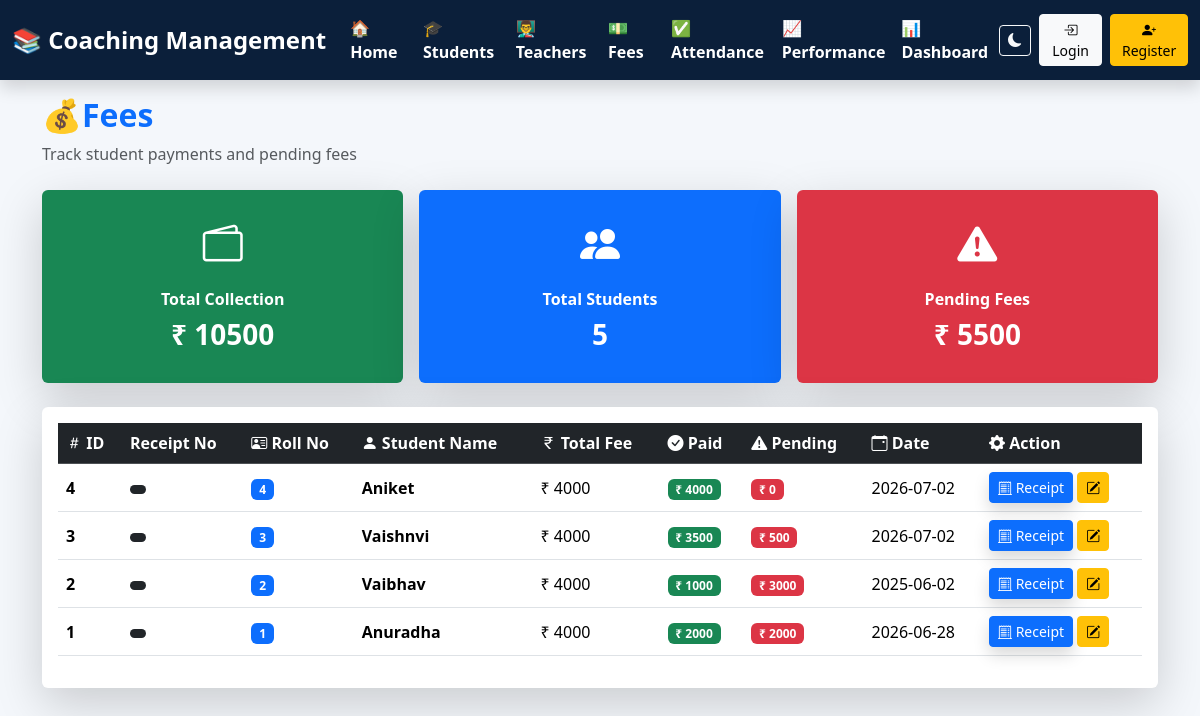
The page /fees on the database as committed earlier.
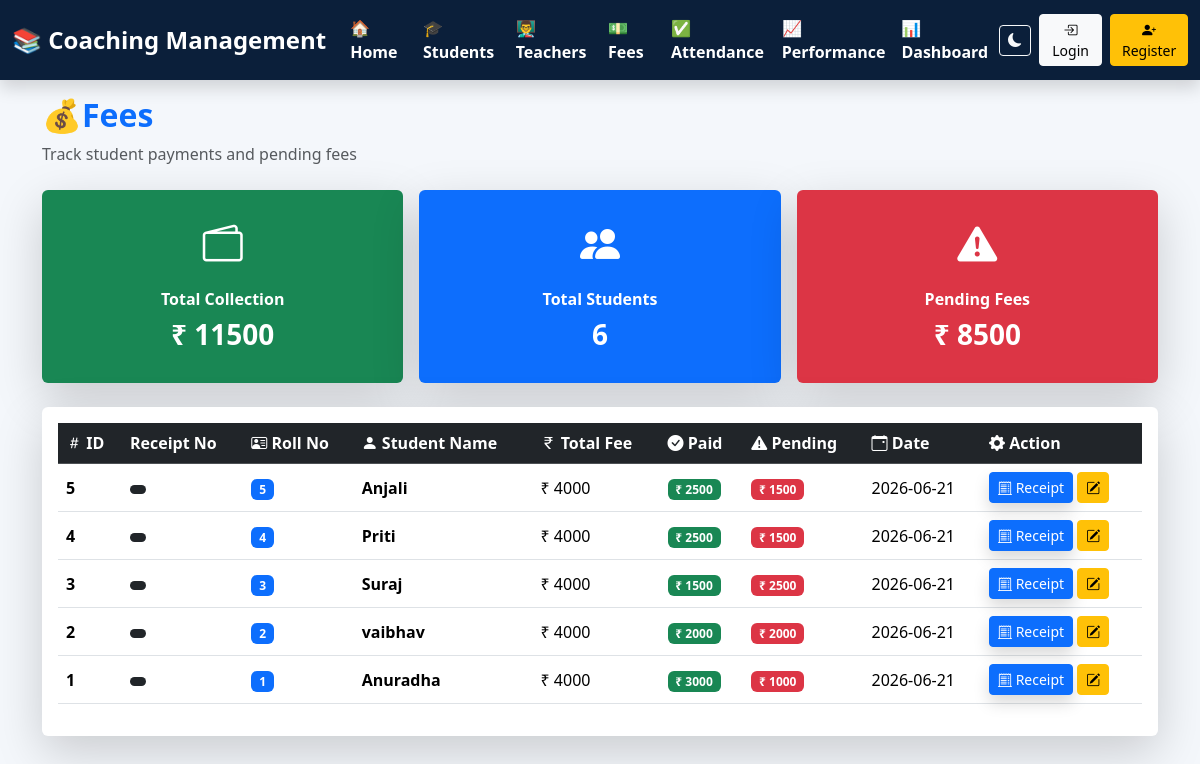
The same page on the database as committed later.
### tables this page shows
CREATE TABLE fees(

        id INTEGER PRIMARY KEY AUTOINCREMENT,
        receipt_no TEXT UNIQUE,
        student_id INTEGER NOT NULL,
        total_fee INTEGER NOT NULL,
        paid_fee INTEGER NOT NULL,
        date TEXT NOT NULL,

        FOREIGN KEY(student_id)
        REFERENCES students(id)
        ON DELETE CASCADE

    );

CREATE TABLE students(

        id INTEGER PRIMARY KEY AUTOINCREMENT,
        roll_no INTEGER UNIQUE,
        name TEXT,
        father_name TEXT,
        surname TEXT,
        mobile TEXT,
        course TEXT,
        batch TEXT,
        address TEXT,
        admission_date TEXT,
        status TEXT

    , photo TEXT DEFAULT 'default.png');

### app.py (the view)
@app.route("/fees")
def fees():
    conn = get_connection()
    fees = conn.execute("""
    SELECT
    fees.id,
    students.roll_no,
    students.name,
    fees.total_fee,
    fees.paid_fee,
    fees.date

    FROM fees
    INNER JOIN students
    ON fees.student_id = students.id
    ORDER BY fees.id DESC

    """).fetchall()
    total_collection = conn.execute("""
    SELECT IFNULL(SUM(paid_fee),0)
    FROM fees
    """).fetchone()[0]
    total_students = conn.execute("""
    SELECT COUNT(*)
    FROM students
    """).fetchone()[0]
    pending_fee = conn.execute("""
    SELECT IFNULL(SUM(total_fee-paid_fee),0)
    FROM fees
    """).fetchone()[0]
    conn.close()
    return render_template(
        "fees.html",
        fees=fees,
        total_collection=total_collection,
        total_students=total_students,
        pending_fee=pending_fee
    )

### db.py (called while the page is built)
def get_connection():
    conn = sqlite3.connect(DATABASE)
    conn.row_factory = sqlite3.Row
    conn.execute("PRAGMA foreign_keys = ON")
    return conn

### templates/fees.html (shortened to what this page needs)
{% extends "base.html" %}
{% block content %}
<div class="d-flex justify-content-between align-items-center mb-4 flex-wrap">
<div>
<h2 class="fw-bold text-primary">
💰Fees
</h2>
<p class="text-muted mb-0">
Track student payments and pending fees
</p>
</div>
</div>
<div class="row g-3 mb-4">
<div class="col-md-4">
<div class="card shadow-lg border-0 text-center p-4 bg-success text-white">
<i class="bi bi-wallet2 fs-1"></i>
<h6 class="mt-3 fw-bold">
Total Collection
</h6>
<h3 class="fw-bold">
₹ {{ total_collection }}
</h3>
</div>
</div>
<div class="col-md-4">
<div class="card shadow-lg border-0 text-center p-4 bg-primary text-white">
<i class="bi bi-people-fill fs-1"></i>
<h6 class="mt-3 fw-bold">
Total Students
</h6>
<h3 class="fw-bold">
{{ total_students }}
</h3>
</div>
</div>
<div class="col-md-4">
<div class="card shadow-lg border-0 text-center p-4 bg-danger text-white">
<i class="bi bi-exclamation-triangle-fill fs-1"></i>
<h6 class="mt-3 fw-bold">
Pending Fees
</h6>
<h3 class="fw-bold">
₹ {{ pending_fee }}
</h3>
</div>
</div>
</div>
<div class="card shadow-lg border-0 p-3">
<div class="table-responsive">
<table class="table table-hover align-middle">
<thead class="table-dark">
<tr>
<th>
<i class="bi bi-hash"></i>
ID
</th>
<th>
    Receipt No
</th>
<th>
<i class="bi bi-person-vcard"></i>
Roll No
</th>
<th>
<i class="bi bi-person-fill"></i>
Student Name
</th>
<th>
<i class="bi bi-currency-rupee"></i>
Total Fee
</th>
<th>
<i class="bi bi-check-circle-fill"></i>
Paid
</th>
<th>
<i class="bi bi-exclamation-triangle-fill"></i>
Pending
</th>
<th>
<i class="bi bi-calendar-event"></i>
Date
</th>
<th>
<i class="bi bi-gear-fill"></i>
Action
</th>
</tr>
</thead>
<tbody>
{% for f in fees %}
<tr>
<td class="fw-bold">
{{ f.id }}
</td>
<td>
    <span class="badge bg-dark">
    </span>
</td>
<td>
<span class="badge bg-primary">
{{ f.roll_no }}
</span>
</td>
<td class="fw-semibold">
{{ f.name }}
</td>
<td>
₹ {{ f.total_fee }}
</td>
<td>
<span class="badge bg-success">
₹ {{ f.paid_fee }}
</span>
</td>
<td>
<span class="badge bg-danger">
₹ {{ f.total_fee - f.paid_fee }}
</span>
</td>
<td>
{{ f.date }}
</td>
<td>
<a href="/fee_receipt/{{ f.id }}"
class="btn btn-primary btn-sm shadow">
<i class="bi bi-receipt-cutoff"></i>
Receipt
</a>
<a href="/edit_fee/{{ f.id }}"
class="btn btn-warning btn-sm ">
    <i class="bi bi-pencil-square"></i>
</td>
</tr>
{% endfor %}
</tbody>
</table>
</div>
</div>
{% endblock %}

Rows that differ between the two databases and show on the page:
added fees: id "5", roll_no "5", name "Anjali", total_fee "4000", paid_fee "2500", f.total_fee-f.paid_fee "1500", date "2026-06-21"
changed fees id 4: name "Aniket" → "Priti"; paid_fee "4000" → "2500"; f.total_fee-f.paid_fee "0" → "1500"; date "2026-07-02" → "2026-06-21"
changed fees id 3: name "Vaishnvi" → "Suraj"; paid_fee "3500" → "1500"; f.total_fee-f.paid_fee "500" → "2500"; date "2026-07-02" → "2026-06-21"
changed fees id 2: name "Vaibhav" → "vaibhav"; paid_fee "1000" → "2000"; f.total_fee-f.paid_fee "3000" → "2000"; date "2025-06-02" → "2026-06-21"
changed fees "Anuradha": paid_fee "2000" → "3000"; f.total_fee-f.paid_fee "2000" → "1000"; date "2026-06-28" → "2026-06-21"
Other text that changed with them:
{{ total_collection }}: "10500" → "11500"
{{ total_students }}: "5" → "6"
{{ pending_fee }}: "5500" → "8500"
